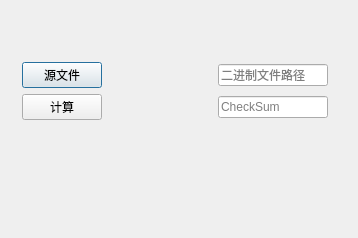
<?xml version="1.0" encoding="UTF-8"?>
<ui version="4.0">
 <class>CheckSum</class>
 <widget class="QDialog" name="CheckSum">
  <property name="geometry">
   <rect>
    <x>0</x>
    <y>0</y>
    <width>358</width>
    <height>238</height>
   </rect>
  </property>
  <property name="windowTitle">
   <string>CheckSum</string>
  </property>
  <widget class="QWidget" name="">
   <property name="geometry">
    <rect>
     <x>11</x>
     <y>11</y>
     <width>328</width>
     <height>216</height>
    </rect>
   </property>
   <layout class="QVBoxLayout" name="verticalLayout_4">
    <item>
     <layout class="QVBoxLayout" name="verticalLayout_3">
      <item>
       <layout class="QVBoxLayout" name="verticalLayout_2">
        <item>
         <layout class="QVBoxLayout" name="verticalLayout">
          <item>
           <spacer name="verticalSpacer">
            <property name="orientation">
             <enum>Qt::Vertical</enum>
            </property>
            <property name="sizeHint" stdset="0">
             <size>
              <width>20</width>
              <height>40</height>
             </size>
            </property>
           </spacer>
          </item>
          <item>
           <layout class="QHBoxLayout" name="horizontalLayout">
            <item>
             <widget class="QPushButton" name="btnSrc">
              <property name="text">
               <string>源文件</string>
              </property>
             </widget>
            </item>
            <item>
             <spacer name="horizontalSpacer">
              <property name="orientation">
               <enum>Qt::Horizontal</enum>
              </property>
              <property name="sizeHint" stdset="0">
               <size>
                <width>40</width>
                <height>20</height>
               </size>
              </property>
             </spacer>
            </item>
            <item>
             <widget class="QLineEdit" name="lineEditSrc">
              <property name="placeholderText">
               <string>二进制文件路径</string>
              </property>
             </widget>
            </item>
           </layout>
          </item>
         </layout>
        </item>
       </layout>
      </item>
      <item>
       <layout class="QHBoxLayout" name="horizontalLayout_2">
        <item>
         <widget class="QPushButton" name="btnConvert">
          <property name="text">
           <string>计算</string>
          </property>
         </widget>
        </item>
        <item>
         <spacer name="horizontalSpacer_2">
          <property name="orientation">
           <enum>Qt::Horizontal</enum>
          </property>
          <property name="sizeHint" stdset="0">
           <size>
            <width>40</width>
            <height>20</height>
           </size>
          </property>
         </spacer>
        </item>
        <item>
         <widget class="QLineEdit" name="lineEditSrc_2">
          <property name="placeholderText">
           <string>CheckSum</string>
          </property>
         </widget>
        </item>
       </layout>
      </item>
     </layout>
    </item>
    <item>
     <spacer name="verticalSpacer_3">
      <property name="orientation">
       <enum>Qt::Vertical</enum>
      </property>
      <property name="sizeHint" stdset="0">
       <size>
        <width>20</width>
        <height>40</height>
       </size>
      </property>
     </spacer>
    </item>
   </layout>
  </widget>
 </widget>
 <layoutdefault spacing="6" margin="11"/>
 <resources/>
 <connections/>
</ui>
